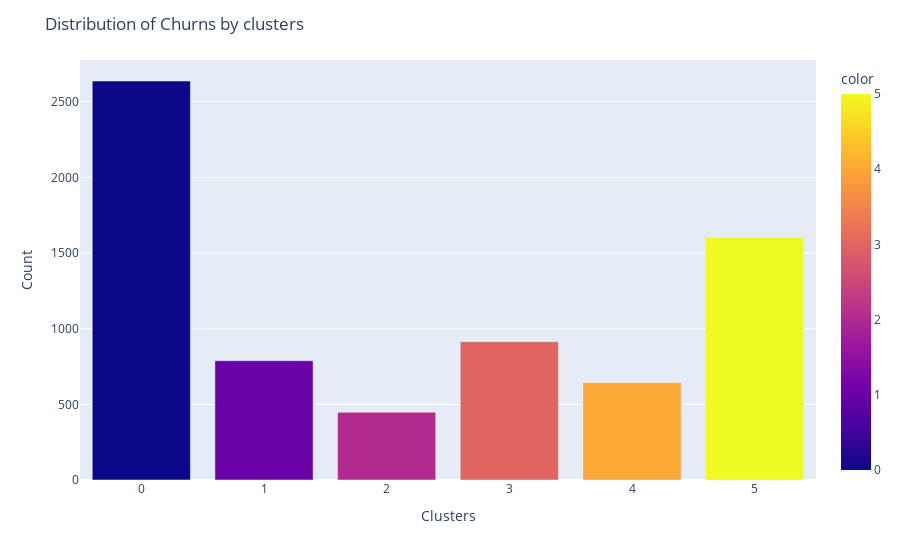

Notebook source saved alongside this figure:
### Code cell
fig = px.bar( x = df_encoded['Clusters'].value_counts().index ,
        y = df_encoded['Clusters'].value_counts().values,
        color = df_encoded['Clusters'].value_counts().index)

fig.update_layout(title_text = 'Distribution of Churns by clusters' , xaxis = dict(title = 'Clusters') , yaxis = dict(title = 'Count') )
fig.show()

### Figure 1 — Plotly figure (JSON) as saved in the notebook; plotly's stock layout.template omitted (floating-point values rounded to 4 significant figures)
{"data": [{"alignmentgroup": "True", "hovertemplate": "x=%{x}<br>y=%{y}<br>color=%{marker.color}<extra></extra>", "legendgroup": "", "marker": {"color": [0, 5, 3, 1, 4, 2], "coloraxis": "coloraxis", "pattern": {"shape": ""}}, "name": "", "offsetgroup": "", "orientation": "v", "showlegend": false, "textposition": "auto", "x": [0, 5, 3, 1, 4, 2], "xaxis": "x", "y": [2637, 1603, 914, 788, 643, 447], "yaxis": "y", "type": "bar"}], "layout": {"xaxis": {"anchor": "y", "domain": [0, 1], "title": {"text": "Clusters"}, "type": "linear", "range": [-0.5, 5.5], "autorange": true}, "yaxis": {"anchor": "x", "domain": [0, 1], "title": {"text": "Count"}, "type": "linear", "range": [0, 2776.0], "autorange": true}, "coloraxis": {"colorbar": {"title": {"text": "color"}}, "colorscale": [[0, "#0d0887"], [0.1111, "#46039f"], [0.2222, "#7201a8"], [0.3333, "#9c179e"], [0.4444, "#bd3786"], [0.5556, "#d8576b"], [0.6667, "#ed7953"], [0.7778, "#fb9f3a"], [0.8889, "#fdca26"], [1, "#f0f921"]]}, "legend": {"tracegroupgap": 0}, "margin": {"t": 60}, "barmode": "relative", "title": {"text": "Distribution of Churns by clusters"}, "autosize": true}}
